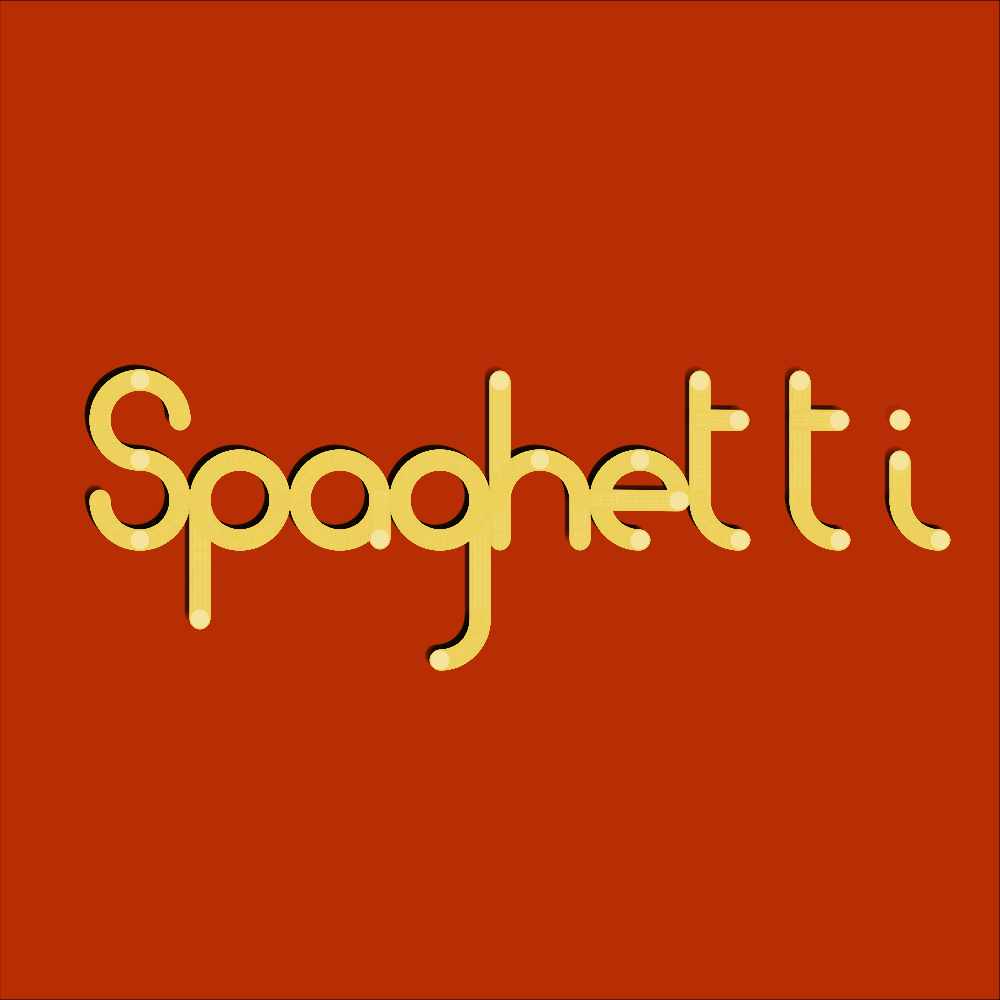
Frame 1 (no input)
Frame 60 (no input): identical to frame 1, image omitted
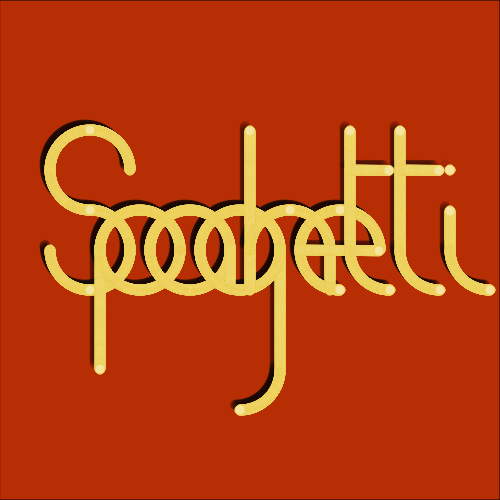
Frame 120 (the mouse pressed at the canvas centre since frame 60)

The p5.js sketch that drew these frames (run headless with seeded random() and noise() and a simulated clock; from frame 60 on, the mouse is pressed at the canvas centre):

// p5.js sketch
// ── sketch.js
// S P A G H E T T I
// s p a g h e t t i
// SPAGHETTI
// spaghetti
// this is some spaghetti code!

// TODO describe the y spoisiont of the above line text and the below line text...there are real words for that 
// TODO make a shadow
// TODO when the x dimension is less than the y flip it and reverse it 

var debug = true;
var onoff = true;
var shadow = false;
var horizontal = false;
var canvasX = 1000;
var canvasY = 1000;
var xInc;
var yInc
let s1;
// type scale (radius of letter curves)
var ts = 40;
// spaghetti scale (width of a strand)
var ss = 5;



function setup(){
  createCanvas(canvasX, canvasY);
  background(184, 46, 4);
  s1 = new Spaghetti(100, 100, ss);
}

function draw(){
  if(onoff){
    // resize the canvas based on mouse click
    resizeCanvas(canvasX, canvasY);
    fill(184, 46, 4);
    rect(0, 0, canvasX, canvasY);
    // x axis is longer than y
    // set the x and y increments
    // set the type and spaghettic scales
    if(canvasX >= canvasY){
      xInc = canvasX / 10;
      yInc = 1.5 * canvasY / 3;
      ts = 40 * canvasY / canvasX;
      ss = 0.01 * canvasY;
      horizontal = true;
    } else {
      xInc = 1.5 * canvasX / 3;
      yInc = canvasY / 10;
      ts = 40 * canvasX / canvasY;
      ss = 0.01 * canvasX;
      horizontal = false;
    }
    // do some spaghetti
    shadow = true;
    writeSpaghetti(xInc, yInc, horizontal);
    shadow = false;
    writeSpaghetti(xInc, yInc, horizontal);
    // then stop until the mouse goes
    onoff = false;
    // debug
    if(debug){
      console.log("ts " + ts);
      console.log("ss " + ss);
      console.log("x, y  " + canvasX, canvasY);
    }
  }
}


// draw all the spaghetti letters spaced out
function writeSpaghetti(xInc, yInc, horizontal){
  if(horizontal){
    s1.drawS(xInc * 1, yInc - 2 * ts, ts);
    s1.drawP(xInc * 2, yInc, ts);
    s1.drawA(xInc * 3, yInc, ts);
    s1.drawG(xInc * 4, yInc, ts);
    s1.drawH(xInc * 5, yInc, ts);
    s1.drawE(xInc * 6, yInc, ts);
    s1.drawT(xInc * 7, yInc, ts);
    s1.drawT(xInc * 8, yInc, ts);
    s1.drawI(xInc * 9, yInc, ts);
  } else {
    s1.drawS(xInc, yInc * 1, ts);
    s1.drawP(xInc, yInc * 2, ts);
    s1.drawA(xInc, yInc * 3, ts);
    s1.drawG(xInc, yInc * 4, ts);
    s1.drawH(xInc, yInc * 5, ts);
    s1.drawE(xInc, yInc * 6, ts);
    s1.drawT(xInc, yInc * 7, ts);
    s1.drawT(xInc, yInc * 8, ts);
    s1.drawI(xInc, yInc * 9, ts); 
  }
}

// write boobs
function boobs(radius){
  var xO = 200;
  var yO = 400;
  var kern = 3 * s1.width;

  s1.drawSegment(xO, yO, xO, yO - 3 * radius, 0, false);
  s1.drawO(xO + radius, yO, radius);
  s1.drawO(xO + 3 * radius + kern, yO, radius);
  s1.drawO(xO + 5 * radius + 2*kern, yO, radius);
  s1.drawSegment(xO + 6 * radius + 3 * kern, yO, xO, yO - 3 * radius, 0, false);
  s1.drawO(xO + 7 * radius + 3 * kern, yO, radius);

  // S
  s1.drawArc(xO + 9 * radius + 2 * kern, yO, 20, 3);
  s1.drawArc(xO + 9 * radius + 2 * kern + 40, yO, 20, 2);
  s1.drawArc(xO + 9 * radius + 2 * kern, yO, 20, 1);
  s1.drawArc(xO + 9 * radius + 2 * kern + 40, yO + 40, 20, 2);
  s1.drawArc(xO + 9 * radius + 2 * kern + 40, yO + 40, 20, 0);
  s1.drawArc(xO + 9 * radius + 2 * kern, yO + 40, 20, 1);
}

// spaghetti class
function Spaghetti(x, y){
  this.x = x;
  this.y = y;

  // this.width = width;
}

// draw a single ellipse
Spaghetti.prototype.draw = function(dark){
  push();
  translate(this.x, this.y);

  // attempt at shadow 
  if(shadow){
    push();
    blendMode(MULTIPLY);
    fill(235, 227, 225);
    stroke(235, 227, 225);
    ellipse(-5, -5, ss * 2, ss * 2)
    pop();
  }

  var r = 242 + random(-10, 1);
  var g = 213 + random(-10, 1);
  var b = 92 +  random(-10, 1);

  stroke(r, g, b);
  if(dark){
    fill(r, g, b);
  } else {
    fill(245, 228, 159);
  }
  ellipse(0, 0, ss * 2, ss * 2);
  pop();
}

// draw a straight line segment
Spaghetti.prototype.drawSegment = function(xStart, yStart, xStop, yStop, slope, direction){
  var x = xStart;
  var y = yStart;

  // x axis
  if(slope != 0){
    // plus x
    if(xStart < xStop){
      while(x < xStop){
        this.x = x;
        this.y = y;
        this.draw();
        x++;
        y += slope;
      }
    } else {
      while(x > xStop){
        this.x = x;
        this.y = y;
        this.draw();
        x--;
        y -= slope;
      }
    }
  } else {
    if(yStart < yStop){
      while(y < yStop){
        this.x = x;
        this.y = y;
        this.draw();
        y++;
      }
    } else {
      while(y > yStop){
        this.x = x;
        this.y = y;
        this.draw();
        y--;
      }
    }
  }
}

// 90 degree segments that go in different directions
// "bottom" of segment starts at the point specified
// (this doesn't make much sense except for joining segments)
// 0: down, left
// 1: down, right
// 2: up, left
// 3: up, right
Spaghetti.prototype.drawArc = function(xAnchor, yAnchor, radius, segment){  
  var angle = 0;
  var step =  0.01;
  var stopAngle;

  switch(segment){
   case 0:
    stopAngle = PI / 2; // 90;
    angle = 0;
    while(angle < stopAngle){
      this.x = xAnchor + Math.cos(angle) * radius - radius;
      this.y = yAnchor + Math.sin(angle) * radius;
      angle += step;
      this.draw();
    }
    break;
   case 1:
    stopAngle = PI / 2; // 90;
    angle = PI; //  180;
    while(angle > stopAngle){
      this.x = xAnchor + Math.cos(angle) * radius + radius;
      this.y = yAnchor + Math.sin(angle) * radius;
      angle -= step;
      this.draw();
    }
    break;
   case 2:
    stopAngle = PI / 2 * 3 // 270;
    angle = 2 * PI // 360;
    while(angle > stopAngle){
      this.x = xAnchor + Math.cos(angle) * radius - radius;
      this.y = yAnchor + Math.sin(angle) * radius;
      angle -= step;
      this.draw();
    }
    break;
   case 3:
    stopAngle = PI / 2 * 3; // 270;
    angle = PI; // 180;
    while(angle < stopAngle){
      this.x = xAnchor + Math.cos(angle) * radius + radius;
      this.y = yAnchor + Math.sin(angle) * radius;
      angle += step;
      this.draw();
    }
    break;
  }
}

// just draw a circle...
// centered one radius from anchor
Spaghetti.prototype.drawO = function(xAnchor, yAnchor, radius){
  var angle = 0;
  var step =  0.01;
  angle = 0;
  while(angle < 2 * PI){
    this.x = xAnchor + Math.cos(angle) * radius;
    this.y = yAnchor + Math.sin(angle) * radius;
    angle += step;
    this.draw();
  }
  this.draw(true);
}

// S
Spaghetti.prototype.drawS = function(x, y, size){
  this.drawArc(x,            y,            size, 3);
  this.drawArc(x + 2 * size, y,            size, 2);
  this.drawArc(x,            y,            size, 1);
  this.drawArc(x + 2 * size, y + 2 * size, size, 2);
  this.drawArc(x + 2 * size, y + 2 * size, size, 0);
  this.drawArc(x,            y + 2 * size, size, 1);
}

// P
Spaghetti.prototype.drawP = function(x, y, size){
  this.drawSegment(x, y, x, y + 3 * size, 0);
  this.drawO(x + size, y, size);
}

// A
Spaghetti.prototype.drawA = function(x, y, size){
  this.drawO(x + size, y, size);
  this.drawSegment(x + 2 * size, y, x + 2 * size, y + size, 0);
}

// G
Spaghetti.prototype.drawG = function(x, y, size){
  this.drawSegment(x + 2 * size, y, x + 2 * size, y + 3 * size, 0);
  this.drawO(x + size, y, size);
  this.drawArc(x + 2 * size, y + 3 * size, size, 0);
}

// H
Spaghetti.prototype.drawH = function(x, y, size){
  this.drawSegment(x, y + size, x, y - 3 * size, 0);
  this.drawSegment(x + 2 * size, y + size, x + 2 * size, y, 0);
  this.drawArc(x + 2 * size, y, size, 2);
  this.drawArc(x, y, size, 3);
}

// E
Spaghetti.prototype.drawE = function(x, y, size){
  this.drawArc(x,            y,            size, 3);
  this.drawArc(x + 2 * size, y,            size, 2);
  this.drawArc(x,            y,            size, 1);
  this.drawSegment(x, y, x + 2 * size, y, 0.01);

 // this.drawSegment(x, y + size, x, y - 3 * size, 0);
 // this.drawSegment(x + 2 * size, y + size, x + 2 * size, y, 0);
 // this.drawArc(x + 2 * size, y, size, 2);
 // this.drawArc(x, y, size, 3);
}

// T
Spaghetti.prototype.drawT = function(x, y, size){
  this.drawSegment(x, y, x, y - 3 * size, 0);
  // this.drawArc(x,            y,            size, 3);
  // this.drawArc(x + 2 * size, y,            size, 2);
  this.drawArc(x,            y,            size, 1);
  this.drawSegment(x, y - 2 * size, x + size, y - 2 * size, 0.01);
  // this.drawSegment(x, y, x + 2 * size, y, 0.01);
}

// I
Spaghetti.prototype.drawI = function(x, y, size){
  this.drawSegment(x, y, x, y - size, 0);
  this.drawArc(x,            y,            size, 1);
  this.y = y - 2 * size;
  this.x = x;
  this.draw();
}


function mouseClicked() {
  canvasX = mouseX;
  canvasY = mouseY;
  onoff = true;
}

function touchStarted() {
  canvasX = mouseX;
  canvasY = mouseY;
  onoff = true;
}
